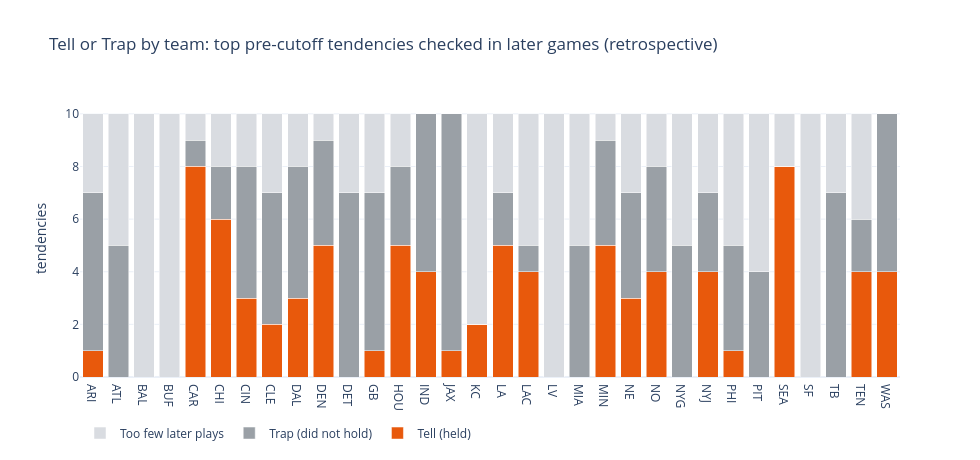

Notebook code cell kept with this figure:
### Markdown cell above
## 7. League-wide scoreboard: how often does a discovered tendency hold?
The same procedure for every team, using the same thresholds. This is the reality check: it counts Tells, Traps and tendencies with too few later plays, and lists teams where nothing was found.

### Code cell
league_eval = evaluate(pp, top_rules(discover(pp, CONFIG), CONFIG), CONFIG)
all_teams = sorted(pp["team"].unique())
board = (league_eval.groupby(["team", "verdict"]).size().unstack(fill_value=0)
         .reindex(all_teams, fill_value=0))
board["tendencies"] = board.sum(axis=1)
print("Top-{} tendencies per team, discovered on weeks 1-{} and checked on later weeks (retrospective).".format(
    CONFIG["TOP_K"], CONFIG["CUTOFF_WEEK"]))
display(league_eval["verdict"].value_counts().rename("tendencies").to_frame())
checked = league_eval[league_eval["verdict"] != "Too few later plays"]
if len(checked):
    held = int((checked["verdict"] == "Tell (held)").sum())
    print("Of {} tendencies with at least {} later plays, {} held ({:.0%}) across {} teams.".format(
        len(checked), CONFIG["MIN_EVAL_PLAYS"], held, held / len(checked), checked["team"].nunique()))
print("Teams with no tendency meeting the thresholds:", [t for t in all_teams if board.loc[t, "tendencies"] == 0] or "none")
display(board)
Path(CONFIG["OUTPUT_DIR"]).mkdir(parents=True, exist_ok=True)
present(league_eval).to_csv(Path(CONFIG["OUTPUT_DIR"]) / "league_tendencies.csv", index=False)

fig = go.Figure()
for verdict, color in [("Tell (held)", COLORS["focus"]), ("Trap (did not hold)", COLORS["defense"]),
                       ("Too few later plays", "#d9dce1")]:
    if verdict in board.columns:
        fig.add_trace(go.Bar(x=board.index, y=board[verdict], name=verdict, marker_color=color))
fig.update_layout(barmode="stack", template="plotly_white", height=460, width=980,
                  title="Tell or Trap by team: top pre-cutoff tendencies checked in later games (retrospective)",
                  yaxis=dict(title="tendencies"), legend=dict(orientation="h", y=-0.15))
save_fig(fig, "league_scoreboard.html", CONFIG)
fig.show()

### Figure 1 — Plotly figure (JSON) as saved in the notebook; plotly's stock layout.template omitted (floating-point values rounded to 4 significant figures)
{"data": [{"marker": {"color": "#e8590c"}, "name": "Tell (held)", "type": "bar", "x": ["ARI", "ATL", "BAL", "BUF", "CAR", "CHI", "CIN", "CLE", "DAL", "DEN", "DET", "GB", "HOU", "IND", "JAX", "KC", "LA", "LAC", "LV", "MIA", "MIN", "NE", "NO", "NYG", "NYJ", "PHI", "PIT", "SEA", "SF", "TB", "TEN", "WAS"], "y": [1, 0, 0, 0, 8, 6, 3, 2, 3, 5, 0, 1, 5, 4, 1, 2, 5, 4, 0, 0, 5, 3, 4, 0, 4, 1, 0, 8, 0, 0, 4, 4]}, {"marker": {"color": "#9aa0a6"}, "name": "Trap (did not hold)", "type": "bar", "x": ["ARI", "ATL", "BAL", "BUF", "CAR", "CHI", "CIN", "CLE", "DAL", "DEN", "DET", "GB", "HOU", "IND", "JAX", "KC", "LA", "LAC", "LV", "MIA", "MIN", "NE", "NO", "NYG", "NYJ", "PHI", "PIT", "SEA", "SF", "TB", "TEN", "WAS"], "y": [6, 5, 0, 0, 1, 2, 5, 5, 5, 4, 7, 6, 3, 6, 9, 0, 2, 1, 0, 5, 4, 4, 4, 5, 3, 4, 4, 0, 0, 7, 2, 6]}, {"marker": {"color": "#d9dce1"}, "name": "Too few later plays", "type": "bar", "x": ["ARI", "ATL", "BAL", "BUF", "CAR", "CHI", "CIN", "CLE", "DAL", "DEN", "DET", "GB", "HOU", "IND", "JAX", "KC", "LA", "LAC", "LV", "MIA", "MIN", "NE", "NO", "NYG", "NYJ", "PHI", "PIT", "SEA", "SF", "TB", "TEN", "WAS"], "y": [3, 5, 10, 10, 1, 2, 2, 3, 2, 1, 3, 3, 2, 0, 0, 8, 3, 5, 10, 5, 1, 3, 2, 5, 3, 5, 6, 2, 10, 3, 4, 0]}], "layout": {"barmode": "stack", "height": 460, "legend": {"orientation": "h", "y": -0.15}, "title": {"text": "Tell or Trap by team: top pre-cutoff tendencies checked in later games (retrospective)"}, "width": 980, "yaxis": {"title": {"text": "tendencies"}}}}
